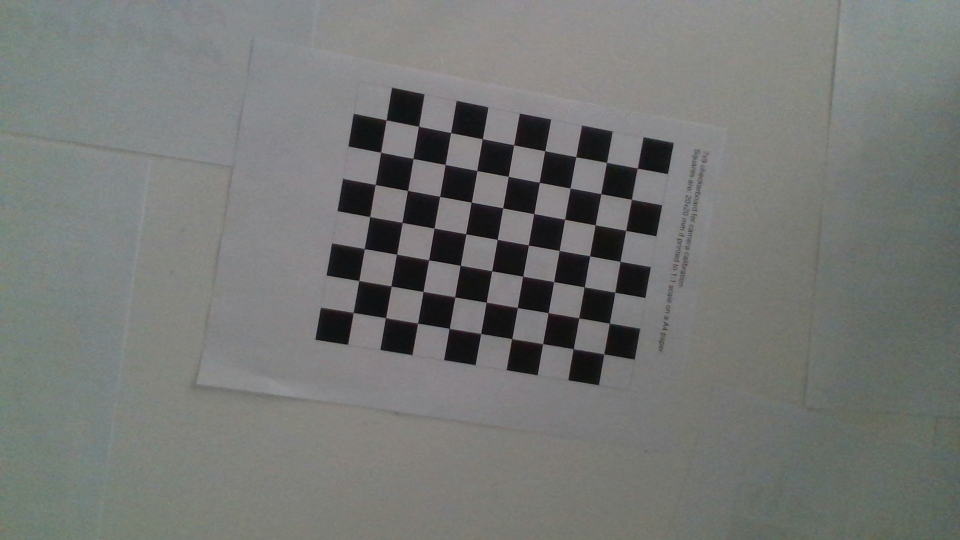
#> input picture data/images/frame_0000.png, 1920 x 1080 px (shown at 1/2 size); its folder holds 4 pictures in this run
$ python eye_in_hand_calibration.py
#> lines starting #> are read from the running program, lines starting #| are printed output that depends on the picture; long printed decimals are rounded
import cv2
import numpy as np
import glob
import matplotlib.pyplot as plt
import os
from tqdm import tqdm

class CameraCalibration:
    """
    This class is used to calibrate the camera and the robot's TCP poses
    """
    def __init__(self,
        image_folder,
        Transforms_folder,
        pattern_size=(9, 7),
        square_size=20/1000,
        ShowProjectError=False,
        ShowCorners=False,
     ):
        """
        :param image_folder: str, the folder containing the images
        :param Transforms_folder: str, the folder containing the TCP poses
        :param pattern_size: tuple, the size of the chessboard pattern
        :param square_size: float, the size of the squares in the chessboard pattern
        :param ShowProjectError: bool, if True, the projection error will be shown
        :param ShowCorners: bool, if True, the images with the detected corners will be shown
        """
#> called with image_folder = 'data/images', Transforms_folder = 'data/tcp_poses', pattern_size = (9, 7), square_size = 0.02, ShowProjectError = True, ShowCorners = False

        # Initiate parameters
        self.pattern_size = pattern_size
        self.square_size = square_size
        self.ShowCorners = ShowCorners
        self.ShowProjectError = ShowProjectError
        self.ws_root = os.path.dirname(image_folder)

        # load images and TCP poses
        self.image_files = sorted(glob.glob(f'{image_folder}/*.png'))
        self.transform_files = sorted(glob.glob(f'{Transforms_folder}/*.npy'))
        self.images = [cv2.imread(f) for f in self.image_files]
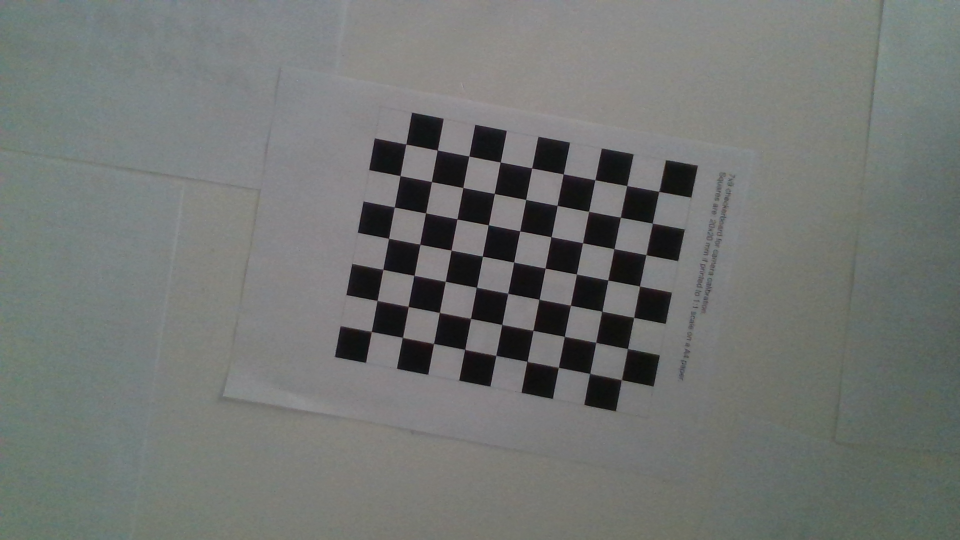
#> input picture data/images/frame_0001.png, 1920 x 1080 px (shown at 1/2 size)
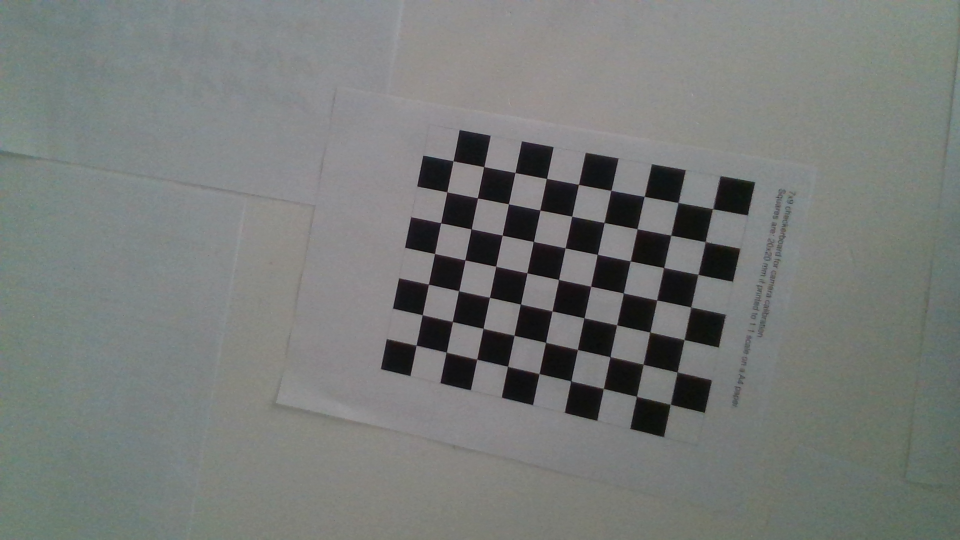
#> input picture data/images/frame_0002.png, 1920 x 1080 px (shown at 1/2 size)
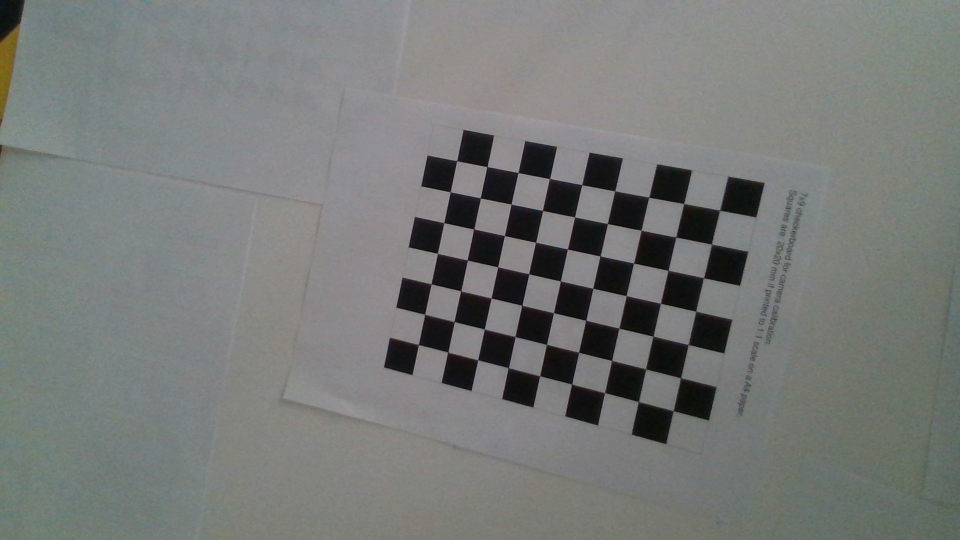
#> input picture data/images/frame_0003.png, 1920 x 1080 px (shown at 1/2 size)
#> self.images = 4 items
        self.All_T_base2EE_list = [np.load(f) for f in self.transform_files]

    # run the calibration
    def run(self):
        # find chessboard corners and filter out the images without corners
        self.chessboard_corners, self.IndexWithImg = self.find_chessboard_corners(self.images, self.pattern_size, ShowCorners=self.ShowCorners)

        # calibrate the camera from the detected corners
        self.intrinsic_matrix, self.distr_coeff, self.rvecs, self.tvecs = self.calibrate_camera(
            self.chessboard_corners,
            self.IndexWithImg,
            self.pattern_size,
            self.square_size,
            self.images[0].shape[:2],
            ShowProjectError=self.ShowProjectError
        )

        # Extract the corresponding TCP poses
        self.TBase2EE = [self.All_T_base2EE_list[i] for i in self.IndexWithImg]

        #Calculate camera extrinsics
        self.RTarget2Cam, self.tTarget2Cam = self.compute_camera_poses(self.chessboard_corners,
                                                                       self.pattern_size, self.square_size,
                                                                       self.intrinsic_matrix,
                                                                       self.distr_coeff)

        #Convert to homogeneous transformation matrix
        self.T_target2cam = [np.concatenate((R, T), axis=1) for R, T in zip(self.RTarget2Cam, self.tTarget2Cam)]
        for i in range(len(self.T_target2cam)):
            self.T_target2cam[i] = np.concatenate((self.T_target2cam[i], np.array([[0, 0, 0, 1]])), axis=0)

        #Calculate T_cam2target
        self.T_cam2target = [np.linalg.inv(T) for T in self.T_target2cam]
        self.RCam2Target = [T[:3, :3] for T in self.T_cam2target]
        self.tCam2Target = [np.expand_dims(T[:3, 3], axis=-1) for T in self.T_cam2target]

        # Calculate related transforms
        self.RBase2EE = [T[:3, :3] for T in self.TBase2EE]
        self.tBase2EE = [np.expand_dims(T[:3, 3], axis=-1) for T in self.TBase2EE]
        self.TEE2Base = [np.linalg.inv(T) for T in self.TBase2EE]
        self.REE2Base = [T[:3, :3] for T in self.TEE2Base]
        self.tEE2Base = [np.expand_dims(T[:3, 3], axis=-1) for T in self.TEE2Base]

        #Create folder to save final transforms
        transform_folder = os.path.join(self.ws_root, "FinalTransforms")
        if not os.path.exists(transform_folder):
            os.mkdir(transform_folder)

        # solve hand-eye calibration
        for i in range(0, 5):
            print("Method:", i)
            self.R_cam2gripper, self.t_cam2gripper = cv2.calibrateHandEye(
                R_gripper2base=self.RBase2EE,
                t_gripper2base=self.tBase2EE,
                R_target2cam=self.RTarget2Cam,
                t_target2cam=self.tTarget2Cam,
                method=i
            )
            # print and save each results as .npz file
            print("The results for method", i, "are:")
            print("t_cam2gripper:", self.t_cam2gripper)
            print("R_cam2gripper:", self.R_cam2gripper)
            # Create 4x4 transfromation matrix
            self.T_cam2gripper = np.concatenate((self.R_cam2gripper, self.t_cam2gripper), axis=1)
            self.T_cam2gripper = np.concatenate((self.T_cam2gripper, np.array([[0, 0, 0, 1]])), axis=0)
            # Save results in folder FinalTransforms
            np.savetxt(os.path.join(transform_folder, f'T_cam2gripper_Method_{i}.txt'), self.T_cam2gripper,
                       fmt='%.4f', delimiter=',')
            # Save the inverse transform
            self.T_gripper2cam = np.linalg.inv(self.T_cam2gripper)
            np.savetxt(os.path.join(transform_folder, f'T_gripper2cam_Method_{i}.txt'), self.T_gripper2cam,
                       fmt='%.4f', delimiter=',')

    def find_chessboard_corners(self, images, pattern_size, ShowCorners=False):
        """
        Finds the corners of the chessboard in the images
        :param images: np.ndarray[], the images
        :param pattern_size: tuple, the size of the chessboard pattern
        :param ShowCorners: bool, if True, the images with the detected corners will be shown
        :return: the chessboard corners and the index of the images with detected corners
        """
#> called with pattern_size = (9, 7), ShowCorners = False
        _folder = os.path.join(self.ws_root, "DetectedCorners")
        chessboard_corners = []
        IndexWithImg = []
        i = 0
        for image in tqdm(images, "Finding corners..."):
            _image = image.copy()
            gray = cv2.cvtColor(_image, cv2.COLOR_BGR2GRAY)
            ret, corners = cv2.findChessboardCorners(gray, pattern_size)
            if ret:
                chessboard_corners.append(corners)

                cv2.drawChessboardCorners(_image, pattern_size, corners, ret)
                if ShowCorners:

                    plt.imshow(_image)
                    plt.title("Detected corner in image: " + str(i))
                    plt.show()

                if not os.path.exists(_folder):
                    os.makedirs(_folder)

                cv2.imwrite(os.path.join(_folder, "DetectedCorners" + str(i) + ".png"), _image)

                IndexWithImg.append(i)
                i = i + 1
            else:
                print("No chessboard found in image: ", i)
                i = i + 1
#> this loop made 4 passes
#> pass 1, in find_chessboard_corners, `cv2.imwrite(os.path.join(_folder, "DetectedCorners" + str(i) + ".png")..`:
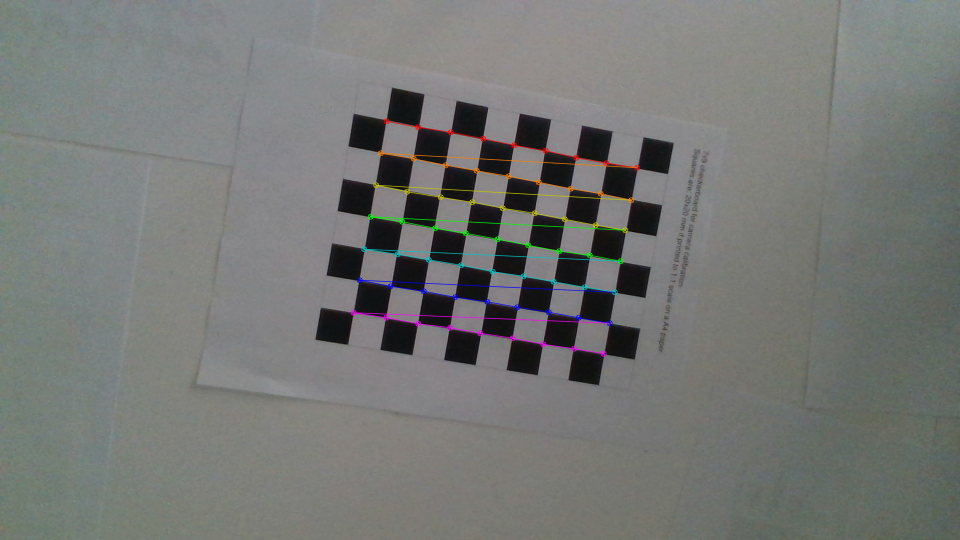
#> saved as DetectedCorners0.png: shape (1080, 1920, 3) (shown at 1/2 size); mean B, G, R 116.6, 119, 117.2
#> after the loop, IndexWithImg = [0, 1, 2, 3]; chessboard_corners = 4 items; i = 4
#> in run, `self.chessboard_corners, self.IndexWithImg = self.find_chessboard_corn..`: self.chessboard_corners = 4 items; self.IndexWithImg = [0, 1, 2, 3]
        return chessboard_corners, IndexWithImg

    # [27 lines left out: function compute_camera_poses, not called in this run]

    def calibrate_camera(self, chessboard_corners, IndexWithImg, pattern_size, square_size, ImgSize, ShowProjectError=False):
        """
        Calibrates the camera using the detected corners.
        NOTE: If using this function, keep the camera intrinsic matrix and distortion coefficients for future use.
        :param chessboard_corners: the corners of the chessboard
        :param IndexWithImg: index of the images with detected corners
        :param pattern_size: tuple, the size of the chessboard pattern
        :param square_size: float, the size of the squares in the chessboard pattern
        :param ImgSize: tuple, the size of the images
        :param ShowProjectError: bool, if True, the projection error will be shown
        :return: the intrinsic matrix, the distortion coefficients, the rotation vectors, and the translation vectors
        """
#> called with pattern_size = (9, 7), square_size = 0.02, ImgSize = (1080, 1920), ShowProjectError = True
        # Find the corners of the chessboard in the image
        imgpoints = chessboard_corners
#> imgpoints = 4 items
        # Find the corners of the chessboard in the real world
        objpoints = []
        for _ in range(len(IndexWithImg)):
            objp = np.zeros((pattern_size[0] * pattern_size[1], 3), np.float32)
            objp[:, :2] = np.mgrid[0:pattern_size[0], 0:pattern_size[1]].T.reshape(-1, 2) * square_size
            objpoints.append(objp)
#> after the loop, objpoints = 4 items
        # Find the intrinsic matrix
        print("Calculating intrinsics...")
        ret, mtx, dist, rvecs, tvecs = cv2.calibrateCamera(objpoints, imgpoints, ImgSize, None, None)
#> ret = 1.39; mtx = [[1450.4, 0, 874.4], [0, 1439.1, 540.3], [0, 0, 1]]; dist = [[-0.00874, 1.43, 0.00355, -0.0203, -5.2]]; rvecs = ([0.0242, -0.0653, 0.171], [0.0219, 0.0569, 0.187], [0.0342, 0.182, 0.203], [0.0436, 0.277, 0.214]); tvecs = ([-0.0306, -0.0921, 0.444], [-0.0191, -0.0791, 0.455], [0.0103, -0.0694, 0.457], [0.0125, -0.0693, 0.456])
        _folder = os.path.join(self.ws_root, "camera_calibration_results")
        if not os.path.exists(_folder):
            os.makedirs(_folder, exist_ok=True)
        np.savetxt(os.path.join(_folder, 'camera_matrix.txt'), mtx, delimiter=',', fmt='%f')
        print(f"Camera matrix: {mtx}")
#| Camera matrix: [[1.45042536e+03 0.00000000e+00 8.74354295e+02]
#|  [0.00000000e+00 1.43905670e+03 5.40317598e+02]
#|  [0.00000000e+00 0.00000000e+00 1.00000000e+00]]
        np.savetxt(os.path.join(_folder, 'distortion_coefficients.txt'), dist, delimiter=',', fmt='%f')
        print(f"Distortion coefficients: {dist}")
#| Distortion coefficients: [[-8.73627452e-03  1.43045426e+00  3.54689296e-03 -2.02752300e-02
#|   -5.19771020e+00]]

        self.extract_undistorted_images(mtx, dist)
        print("Calibration re-projection error:")
        print("The projection error from the calibration is: ",
              self.calculate_reprojection_error(objpoints, imgpoints, rvecs, tvecs, mtx, dist, ShowProjectError))
        return mtx, dist, rvecs, tvecs

    def extract_undistorted_images(self, intrinsic_matrix, distortion_coefficients):
        """
        Save the intermediate undistorted images for debugging
        :param intrinsic_matrix: the intrinsic matrix of the camera, 3x3 matrix
        :param distortion_coefficients: the distortion coefficients of the camera, 1x5 matrix
        :return:
        """
        output_folder = os.path.join(self.ws_root, "undistortedImages")
        if not os.path.exists(output_folder):
            os.makedirs(output_folder, exist_ok=True)
        for i in range(len(self.images)):
            img = self.images[i]
            h, w = img.shape[:2]
            newcameramtx, roi = cv2.getOptimalNewCameraMatrix(intrinsic_matrix, distortion_coefficients, (w, h), 1, (w, h))
            dst = cv2.undistort(img, intrinsic_matrix, distortion_coefficients, None, newcameramtx)
            x, y, w, h = roi
            dst = dst[y:y + h, x:x + w]
            cv2.imwrite(os.path.join(output_folder, f"frame_{i:04d}.png"), dst)
#> this loop made 4 passes
#> pass 1, in extract_undistorted_images, `dst = cv2.undistort(img, intrinsic_matrix, distortion_coefficients, No..`:
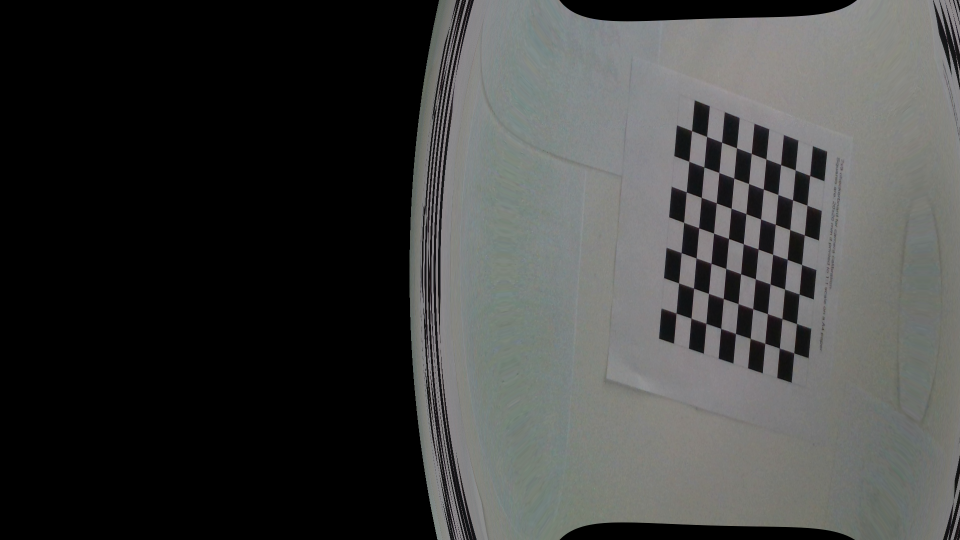
#> dst: shape (1080, 1920, 3) (shown at 1/2 size); mean B, G, R 63.9, 65, 64.2
#> pass 1, in extract_undistorted_images, `dst = dst[y:y + h, x:x + w]`:
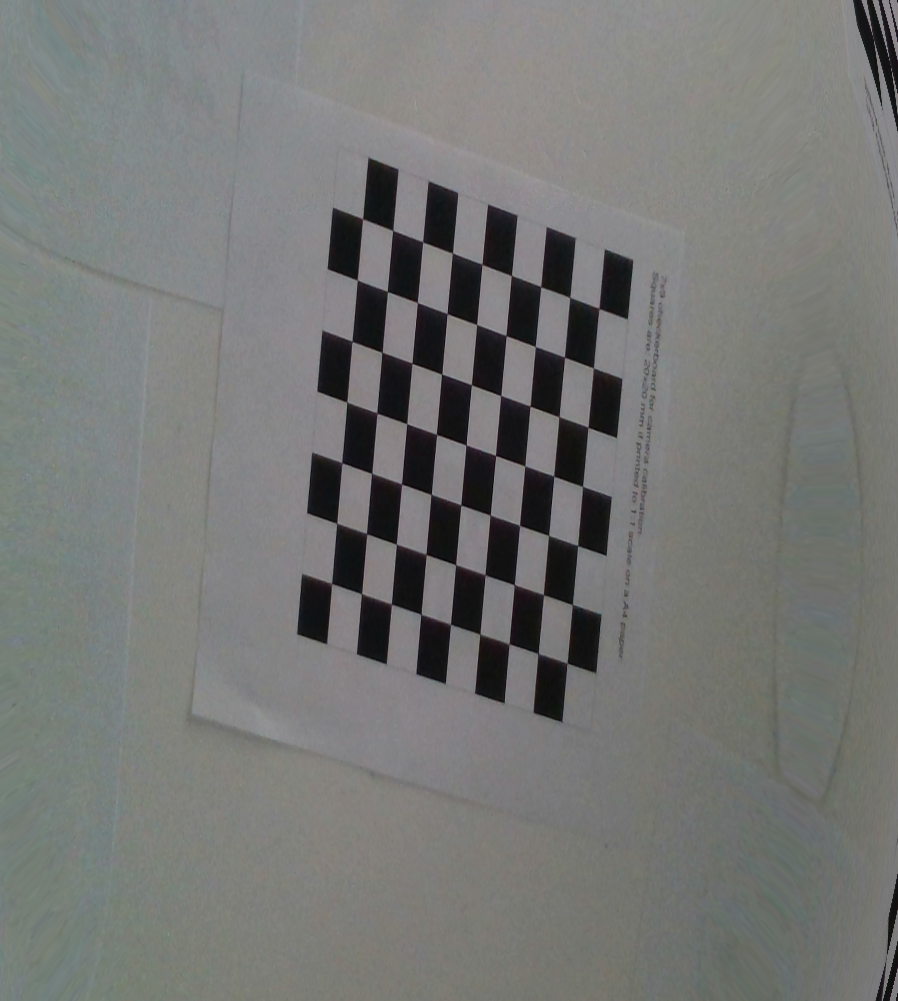
#> dst: shape (1001, 898, 3); mean B, G, R 117.1, 119.2, 118
#> img is the input picture: shape (1080, 1920, 3); mean B, G, R 119.6, 121.8, 119.1

    def calculate_reprojection_error(self, objpoints, imgpoints, rvecs, tvecs, mtx, dist,ShowPlot=False):
        """
        Calculates the reprojection error of the camera for each image. The output is the mean reprojection error
        If ShowPlot is True, it will show the reprojection error for each image in a bar graph
        :param objpoints: the object points (x, y, z)
        :param imgpoints: the image points (u, v)
        :param rvecs: the rotation vectors of the camera
        :param tvecs: the translation vectors of the camera
        :param mtx: the intrinsic matrix of the camera
        :param dist: the distortion coefficients of the camera
        :param ShowPlot: bool, if True, the reprojection error will be shown in a bar graph
        :return:
        """
#> called with mtx = array of shape (3, 3), dist = array of shape (1, 5), ShowPlot = True

        total_error = 0
        num_points = 0
        errors = []

        for i in range(len(objpoints)):
            imgpoints_projected, _ = cv2.projectPoints(objpoints[i], rvecs[i], tvecs[i], mtx, dist)
            imgpoints_projected = imgpoints_projected.reshape(-1, 1, 2)
            error = cv2.norm(imgpoints[i], imgpoints_projected, cv2.NORM_L2) / len(imgpoints_projected)
            errors.append(error)
            total_error += error
            num_points += 1
#> this loop made 4 passes
#> (error, total_error) on passes 1 to 4: (0.163, 0.163), (0.166, 0.329), (0.183, 0.512), (0.186, 0.698)
#> after the loop, errors = [0.163, 0.166, 0.183, 0.186]; num_points = 4; total_error = 0.698

        mean_error = total_error / num_points
#> mean_error = 0.175

        if ShowPlot:
            # Plotting the bar graph
            fig, ax = plt.subplots()
            img_indices = range(1, len(errors) + 1)
            ax.bar(img_indices, errors)
            ax.set_xlabel('Image Index')
            ax.set_ylabel('Reprojection Error in Pixels')
            ax.set_title('Reprojection Error for Each Image')
            plt.show()
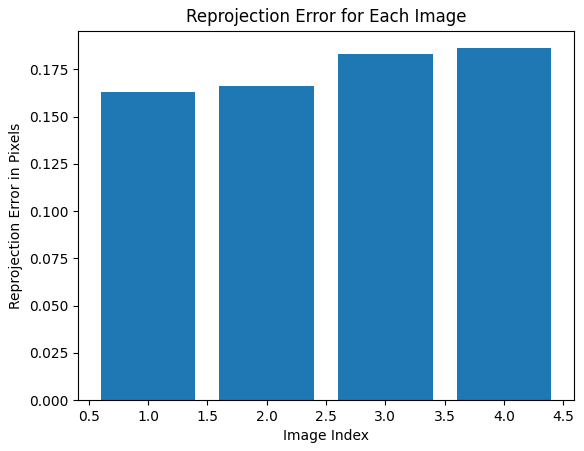
#> figure drawn by matplotlib, 1 panel; tallest bar 0.186 high, from x = 3.6 to 4.4
            print(errors)
#| [0.1629, 0.1663, 0.183, 0.1863]
            #Save the bar plot as a .png
            fig.savefig(os.path.join(self.ws_root, 'ReprojectionError.png'))
        return mean_error

def test():
    """
    This function is used to test the CameraCalibration class
    :return: None
    """
    root_folder = os.path.dirname(os.path.abspath(__file__))
    image_folder = os.path.join(root_folder, "data/images")
    PoseFolder = os.path.join(root_folder, "data/tcp_poses")
    calib = CameraCalibration(
        image_folder=image_folder,
        Transforms_folder=PoseFolder,
        pattern_size=(9, 7),
        square_size=20/1000,
        ShowCorners=False,
        ShowProjectError=True,
    )
    calib.run()
#| The projection error from the calibration is:  0.1746
#> in run, `self.intrinsic_matrix, self.distr_coeff, self.rvecs, self.tvecs = self..`: self.intrinsic_matrix has the same summary as mtx in calibrate_camera; self.distr_coeff = [[-0.00874, 1.43, 0.00355, -0.0203, -5.2]]; self.rvecs has the same summary as rvecs in calibrate_camera; self.tvecs has the same summary as tvecs in calibrate_camera

if __name__== "__main__":
#> (the run stopped early here; a loop or call above may not have finished)
